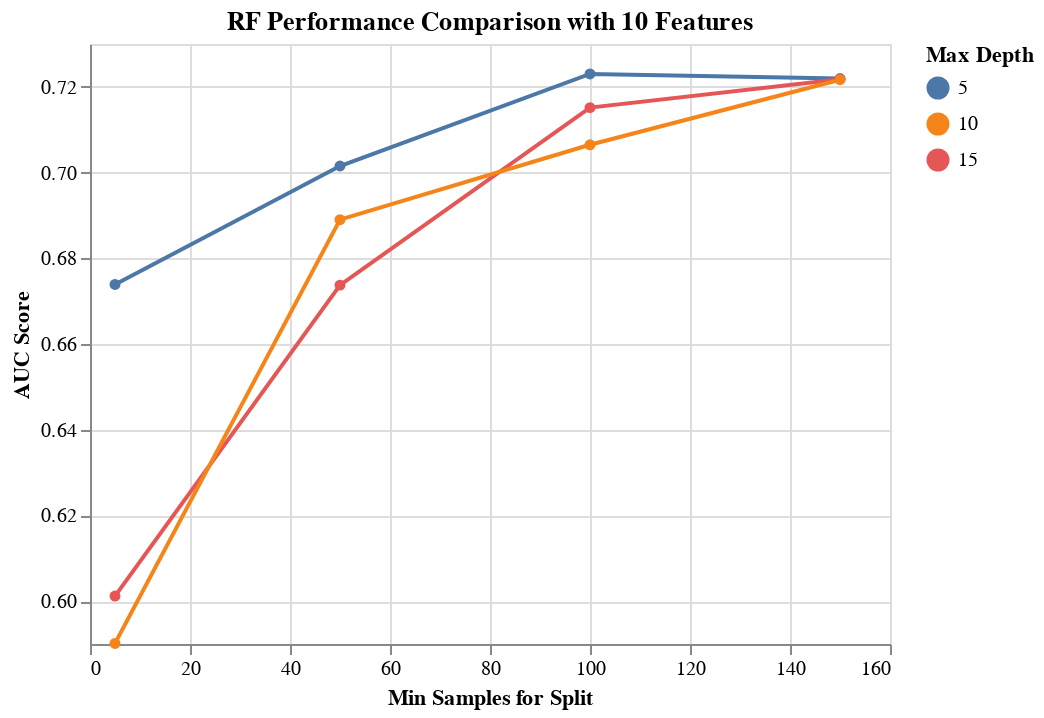

The notebook cell saved with this chart:
### Markdown cell above
#### RF classifier after Cross validation with AUC scoring metric gives the best score of 0.769 which is better than all classifiers tested before.
Visualization of  Random forest classifier with best parameters is shown below.

### Code cell
results_RF = get_search_results(gs_pipe_DT)

results_RF_10_features = results_DT[results_RF['rfi_fs__n_features_'] == 10.0]

alt.Chart(results_RF_10_features, 
          title='RF Performance Comparison with 10 Features'
         ).mark_line(point=True).encode(
    alt.X('dt__min_samples_split', title='Min Samples for Split'),
    alt.Y('mean_score', title='AUC Score', scale=alt.Scale(zero=False)),
    alt.Color('dt__max_depth:N', title='Max Depth')
)

### Figure 1 — Vega-Lite specification as saved in the notebook (floating-point values rounded to 4 significant figures)
{"config": {"view": {"continuousWidth": 400, "continuousHeight": 300}}, "data": {"name": "data-46904af651fa762c9dd801e5c0f6acee"}, "mark": {"type": "line", "point": true}, "encoding": {"color": {"type": "nominal", "field": "dt__max_depth", "title": "Max Depth"}, "x": {"type": "quantitative", "field": "dt__min_samples_split", "title": "Min Samples for Split"}, "y": {"type": "quantitative", "field": "mean_score", "scale": {"zero": false}, "title": "AUC Score"}}, "title": "RF Performance Comparison with 10 Features", "$schema": "https://vega.github.io/schema/vega-lite/v4.8.1.json", "datasets": {"data-46904af651fa762c9dd801e5c0f6acee": [{"mean_score": 0.723, "std_score": 0.04645, "max_score": 0.7738, "min_score": 0.6568, "dt__max_depth": 5.0, "dt__min_samples_split": 100.0, "rfi_fs__n_features_": 10.0}, {"mean_score": 0.7219, "std_score": 0.05155, "max_score": 0.7816, "min_score": 0.6475, "dt__max_depth": 5.0, "dt__min_samples_split": 150.0, "rfi_fs__n_features_": 10.0}, {"mean_score": 0.7218, "std_score": 0.0434, "max_score": 0.7753, "min_score": 0.6475, "dt__max_depth": 15.0, "dt__min_samples_split": 150.0, "rfi_fs__n_features_": 10.0}, {"mean_score": 0.7217, "std_score": 0.04723, "max_score": 0.7668, "min_score": 0.6475, "dt__max_depth": 10.0, "dt__min_samples_split": 150.0, "rfi_fs__n_features_": 10.0}, {"mean_score": 0.7152, "std_score": 0.03, "max_score": 0.7427, "min_score": 0.6767, "dt__max_depth": 15.0, "dt__min_samples_split": 100.0, "rfi_fs__n_features_": 10.0}, {"mean_score": 0.7065, "std_score": 0.04322, "max_score": 0.7427, "min_score": 0.6334, "dt__max_depth": 10.0, "dt__min_samples_split": 100.0, "rfi_fs__n_features_": 10.0}, {"mean_score": 0.7015, "std_score": 0.02217, "max_score": 0.723, "min_score": 0.6665, "dt__max_depth": 5.0, "dt__min_samples_split": 50.0, "rfi_fs__n_features_": 10.0}, {"mean_score": 0.689, "std_score": 0.01937, "max_score": 0.7104, "min_score": 0.6605, "dt__max_depth": 10.0, "dt__min_samples_split": 50.0, "rfi_fs__n_features_": 10.0}, {"mean_score": 0.6739, "std_score": 0.01814, "max_score": 0.7075, "min_score": 0.6544, "dt__max_depth": 5.0, "dt__min_samples_split": 5.0, "rfi_fs__n_features_": 10.0}, {"mean_score": 0.6737, "std_score": 0.02523, "max_score": 0.7104, "min_score": 0.6448, "dt__max_depth": 15.0, "dt__min_samples_split": 50.0, "rfi_fs__n_features_": 10.0}, {"mean_score": 0.6012, "std_score": 0.03107, "max_score": 0.6478, "min_score": 0.5695, "dt__max_depth": 15.0, "dt__min_samples_split": 5.0, "rfi_fs__n_features_": 10.0}, {"mean_score": 0.5901, "std_score": 0.02372, "max_score": 0.6357, "min_score": 0.5698, "dt__max_depth": 10.0, "dt__min_samples_split": 5.0, "rfi_fs__n_features_": 10.0}]}}
